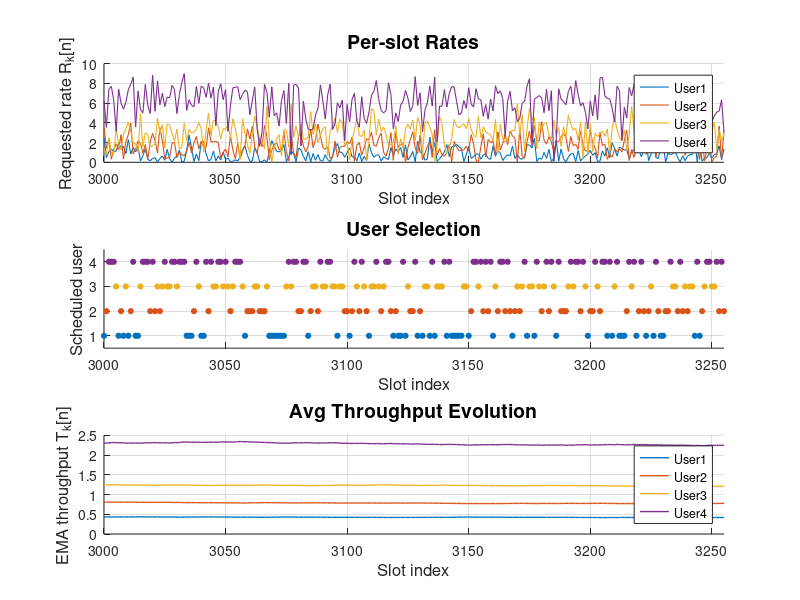

Write the MATLAB code that produced this figure.
%% 2. Evolution of average throughput per user based on requested rates
slot_len   = 1.67e-3;           % [s]
Nslots     = 10000;             % # of slots
K          = 4;
t_c        = 1000;              % PF EMA Window Size
meanSNR_dB = [0;5;10;20];
meanSNR    = 10.^(meanSNR_dB/10);

% 1) Generate per-slot rates R(k,n)
R = zeros(K,Nslots);
for n = 1:Nslots
    h2 = exprnd(1,[K,1]);               % |h|^2 ~ Exp(1)
    R(:,n) = log2(1 + meanSNR .* h2);
end

% 2) Run PF scheduler, record selection and T history
alpha = 1/t_c;
T     = mean(R(:,1))*ones(K,1);        % Init T_k
T_hist = zeros(K,Nslots);              % {T_k} history per slot
sel    = zeros(1,Nslots);              % selected user idx

for n = 1:Nslots
    metric   = R(:,n) ./ T;
    [~, k_idx]  = max(metric);             % k_idx = argmax_k R_k/T_k
    sel(n)   = k_idx;
    % update EMA
    T        = (1-alpha)*T;
    T(k_idx)    = T(k_idx) + alpha*R(k_idx,n);
    T_hist(:,n) = T;
end

plot_range = 3000:3000+255;   
K = 4;
colors = lines(K);

figure('Name','Time‐Aligned Comparison','NumberTitle','off','Position',[100 100 1400 350]);

% 1) Requested rates R_k[n]
subplot(3,1,1);
hold on;
for k = 1:K
    plot(plot_range, R(k,plot_range), '-','Color',colors(k,:),'LineWidth',0.8);
end
xlabel('Slot index','FontSize',12);
ylabel('Requested rate R_k[n]','FontSize',12);
title('Per-slot Rates','FontSize',14);
legend('User1','User2','User3','User4','Location','northeast','FontSize',9);
xlim([plot_range(1), plot_range(end)]);
grid on;

% 2) Scheduled user per slot (scatter)
subplot(3,1,2);
hold on;
for k = 1:K
    idx = plot_range(sel(plot_range)==k);
    scatter(idx, k*ones(size(idx)), 15, ...
            'MarkerEdgeColor',colors(k,:),...
            'MarkerFaceColor',colors(k,:));
end
xlabel('Slot index','FontSize',12);
ylabel('Scheduled user','FontSize',12);
title('User Selection','FontSize',14);
yticks(1:K); ylim([0.5, K+0.5]);
xlim([plot_range(1), plot_range(end)]);
grid on;

% 3) Evolution of average throughput T_k[n]
subplot(3,1,3);
hold on;
for k = 1:K
    plot(plot_range, T_hist(k,plot_range), '-','Color',colors(k,:),'LineWidth',1);
end
xlabel('Slot index','FontSize',12);
ylabel('EMA throughput T_k[n]','FontSize',12);
title('Avg Throughput Evolution','FontSize',14);
legend('User1','User2','User3','User4','Location','east','FontSize',9);
xlim([plot_range(1), plot_range(end)]);
grid on;